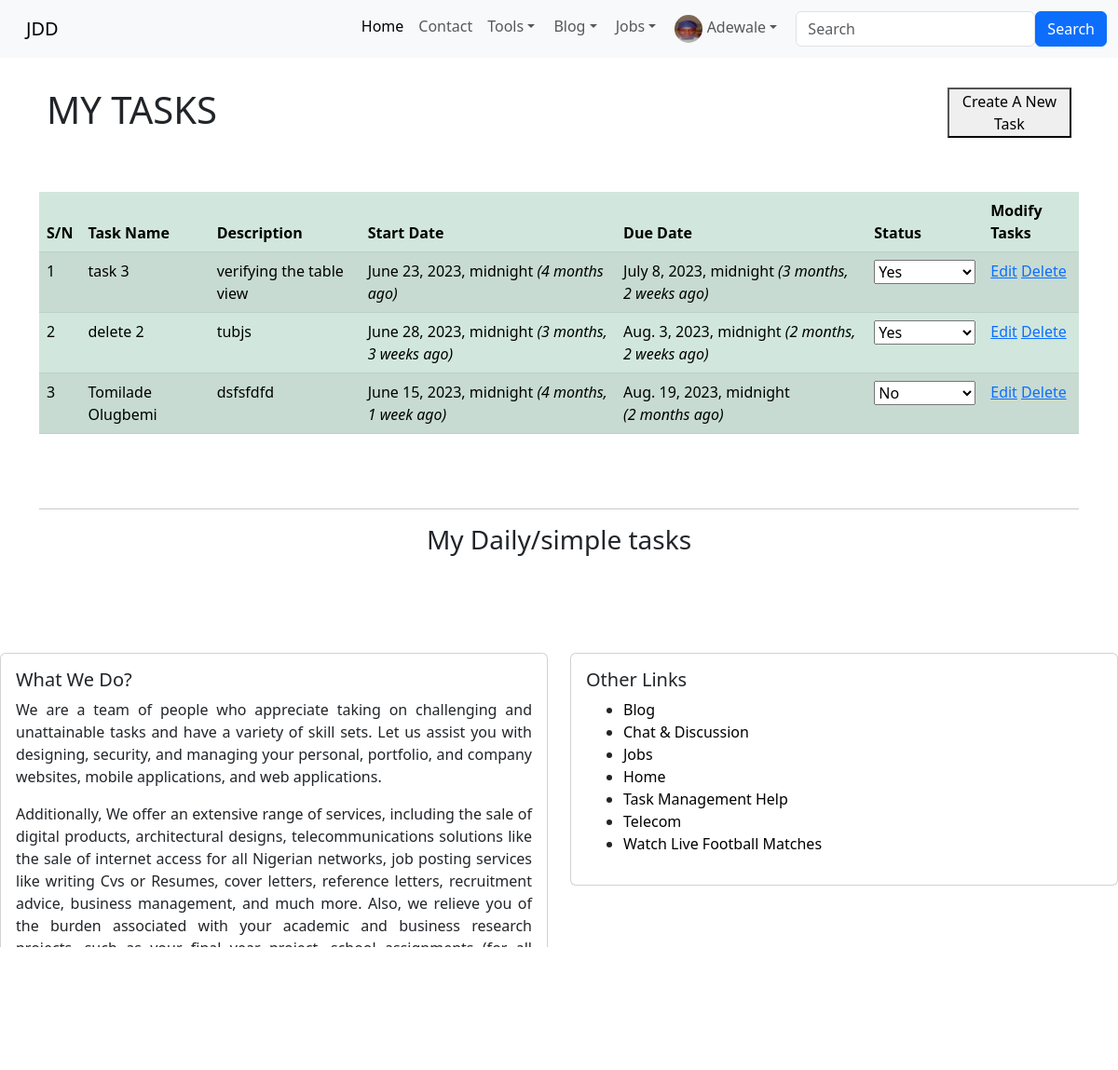
Screenshot of /tasks/task_lists (signed in) with the database file from the repository.
### index/models.py (models this page shows, shortened)
class Profile(models.Model):
    user = models.OneToOneField(User, null=True, on_delete=models.CASCADE)
    bio = RichTextField(blank=True, null=True)
    profile_pic = models.ImageField(null=True, blank=True, upload_to="images/profile/")
    linkedln_url = models.CharField(max_length=255, blank=True, null=True)
    facebook_url =  models.CharField(max_length=255, blank=True, null=True)
    twitter_url= models.CharField(max_length=255, blank=True, null=True)
    instagram_url =  models.CharField(max_length=255, blank=True, null=True)
    whatsapp_url= models.CharField(max_length=255, blank=True, null=True)
    github_url=  models.CharField(max_length=255, blank=True, null=True)
    website_url= models.CharField(max_length=255, blank=True, null=True)
    email_url= models.CharField(max_length=255, blank=True, null=True)

### tasks/models.py (models this page shows, shortened)
class Tasks(models.Model):
    user = models.ForeignKey(User, on_delete = models.CASCADE)
    name = models.CharField(max_length = 50, unique=True)
    description = models.CharField(max_length=100, unique=True)
    start_date = models.DateTimeField()
    due_date = models.DateTimeField()
    completed = models.CharField(max_length=150)
    class Meta:
        verbose_name_plural = 'Task'

### tasks/views.py (the view)
# urls.py: path('task_lists', TaskListView.as_view(), name='tasks_list'),
class TaskListView(ListView):
    model = Tasks
    template_name = 'tasks/tasks_list.html'
    context_object_name = 'tasks'
    ordering = ['due_date']
    def get_queryset(self):
        queryset = super().get_queryset()
        if self.request.user.is_authenticated:
            queryset = queryset.filter(user=self.request.user)
        else:
            queryset = Tasks.objects.none()
        return queryset
    def get_context_data(self, **kwargs):
        context = super().get_context_data(**kwargs)
        completed_choices = [
            ('Yes', 'Yes'),
            ('No', 'No'),
            ('In-Progress', 'In-Progress'),
            ('Yet to start', 'Yet to start')
        ]
        context['completed_choices'] = completed_choices
        return context

### tasks/templates/tasks/tasks_list.html (shortened to what this page needs)
{% extends 'home/base.html' %}
{% load static %}
{% load humanize %}
{% block body %}
<div class="d-flex">
  <div class="p-2 w-100">
    <h1>MY TASKS</h1>
  </div>
  <div class="p-2 flex-shrink-1">
    <a href="{% url 'tasks:add_tasks' %}">
      <button>Create A New Task</button>
    </a>
  </div>
</div>
<br><br>
{% if user.is_authenticated %}
<table class="table table-success table-striped">
  <thead>
            <tr>
            <th>S/N</th>
            <th>Task Name</th>
            <th>Description</th>
            <th>Start Date</th>
            <th>Due Date</th>
            <th>Status</th>
            <th>Modify Tasks</th>
            </tr>
  </thead>
  <tbody>
        {% for task in tasks %}
        <tr>
                <td>{{ forloop.counter }}</td>
                <td>{{ task.name }}</td>
                <td>{{ task.description }}</td>
                <td>{{ task.start_date }} <em>({{ task.start_date|naturaltime }}) </em>  </td>
                <td>{{ task.due_date }} <em> ({{ task.due_date |naturaltime }}) </em> </td>
                <td>
                    <select id="status_{{ task.id }}" class="task-status-select">
                    {% for choice in completed_choices %}
                    <option value="{{ choice.0 }}" {% if choice.0 == task.completed %}selected{% endif %}>{{ choice.1 }}</option>
                    {% endfor %}
                    </select>
                </td>
                <td>
                    <a href="{% url 'tasks:edit_task' task.id %}">Edit</a>
                    <a href="{% url 'tasks:delete_task' task.id %}">Delete</a>
                </td>
        </tr>
        {% empty %}
                <tr>
                <td colspan="7">You have not added any tasks.</td>
                </tr>
        {% endfor %}
  </tbody>
</table>
    {% else %}
            <br><br>
            <div class="alert alert-danger" role="alert">
            <p><a href="{% url 'login' %}">LOGIN</a> to view tasks</p>
            </div>
    {% endif %}
    <br> <br>
    <hr>
   <center>  <h3> My Daily/simple tasks </h3> </center>
{% endblock %}

### index/templates/home/base.html (shortened to what this page needs)
{% load static %}
{% load humanize %}
<!doctype html>
<html lang="en" >
  <head>
    <link rel="stylesheet" href="https://cdn.jsdelivr.net/npm/bootstrap@5.3.0-alpha3/dist/css/bootstrap.rtl.min.css">
  </head>
  <header>
    <nav class="navbar navbar-expand-lg bg-body-tertiary">
      <div class="container-fluid">
        <a class="navbar-brand" href="{% url 'index:home' %}">JDD</a>
        <div class="collapse navbar-collapse" id="navbarSupportedContent">
          <ul class="navbar-nav me-auto mb-2 mb-lg-0">
            <li class="nav-item">
            <a class="nav-link active" aria-current="page" href="{% url 'index:home' %}">Home</a>
            </li>
            <li class="nav-item">
              <a class="nav-link" href="{% url 'contact:contact' %}">Contact</a>
            </li>
            <li class="nav-item dropdown">
              <a class="nav-link dropdown-toggle" href="#" role="button"
              data-bs-toggle="dropdown" aria-expanded="false">
              Tools
              </a>
            </li>
            {% if user.is_authenticated %}
            <li class="nav-item dropdown">
              <a class="nav-link dropdown-toggle" href="{% url 'index:blog_list' %}" role="button"
              data-bs-toggle="dropdown" aria-expanded="false">
              Blog
              </a>
            </li>
            <li class="nav-item dropdown">
              <a class="nav-link dropdown-toggle" href="{% url 'index:blog_list' %}" role="button"
              data-bs-toggle="dropdown" aria-expanded="false">
               Jobs
              </a>
            </li>
                  <li class="nav-item dropdown">
                    <a class="nav-link dropdown-toggle" href="" role="button"
                    data-bs-toggle="dropdown" aria-expanded="false">
                    {% if user.profile.profile_pic %}
                    <img src="{{ user.profile.profile_pic.url }}" class="rounded-circle" alt="Author profile image" width="30" height="30"> {{ user }}
                    {% else %}
                        <img src="{% static 'images/profile_user_icon.png' %}" class="rounded-circle" alt="Default profile image" width="20" height="20"> {{user}}
                    {% endif %}
                    </a>
                  </li>
            {% endif %}
          </ul>
          {% include 'home/search.html' %}
        </div>
      </div>
    </nav>
  </header>
  <body>
    <div class="container"> <br>
        {% block body %} {% endblock %}
      </div>
  </body>
  <footer>
<br><br><br><br>
    <div class="row">
      <div class="col-sm-6 mb-3 mb-sm-0">
        <div class="card">
          <div class="card-body">
            <h5 class="card-title">What We Do?</h5>
            <p class="card-text" style="text-align: justify;">
              We are a team of people who appreciate taking on challenging and unattainable tasks and have a variety of skill sets.
              Let us assist you with designing, security, and managing your personal, portfolio, and company websites,
              mobile applications, and web applications.
            </p>
            <p style="text-align: justify;">
               Additionally, We offer an extensive range of services, including the sale of digital products, architectural designs, telecommunications solutions
              like the sale of internet access for all Nigerian networks, job posting services like writing Cvs or Resumes,
              cover letters, reference letters, recruitment advice, business management, and much more.
              Also, we relieve you of the burden associated with your academic and business research projects, such
              as your final year project, school assignments (for all courses, departments, and levels), business plans,
              feasibility analyses, business proposals, etc.
            </p>
            <a href="{% url 'contact:contact' %}" class="btn btn-primary">Send Us Message</a>
          </div>
        </div>
      </div>
      <div class="col-sm-6">
        <div class="card">
          <div class="card-body">
            <h5 class="card-title">Other Links</h5>
            <ul>
              <li><a href="{% url 'index:blog_list' %}" class="footer-link">Blog</a></li>
              <li><a href="{% url 'discussion:discuss_list' %}" class="footer-link">Chat & Discussion</a></li>
              <li><a href="{% url 'jobs:job_list' %}" class="footer-link">Jobs</a></li>
              <li><a href="{% url 'index:home' %}" class="footer-link">Home</a></li>
              <li><a href="{% url 'tasks:tasks_list' %}" class="footer-link">Task Management Help</a></li>
              <li ><a  href="{% url 'index:telecom' %}" target='_blank' class="footer-link">Telecom</a></li>
              <li><a href="https://afr.808scoretv.com/" class="footer-link" target="_blank">Watch Live Football Matches</a></li>
            </ul>
          </div>
        </div>
      </div>
    </div>
  </footer>
</html>

### index/templates/home/base.html (style rules this page uses)
.footer-link { text-decoration: none; color: black; }

### rows the page displays
Tasks: name "task 3", description "verifying the table view", start_date "June 23, 2023, midnight", start_date "4 months ago", due_date "July 8, 2023, midnight", due_date "3 months, 2 weeks ago", id "Yes"
Tasks: name "delete 2", description "tubjs", start_date "June 28, 2023, midnight", start_date "3 months, 3 weeks ago", due_date "Aug. 3, 2023, midnight", due_date "2 months, 2 weeks ago", id "Yes"
Tasks: name "Tomilade Olugbemi", description "dsfsfdfd", start_date "June 15, 2023, midnight", start_date "4 months, 1 week ago", due_date "Aug. 19, 2023, midnight", due_date "2 months ago", completed+id "No"

### other values shown
{{ user }} "Adewale"
